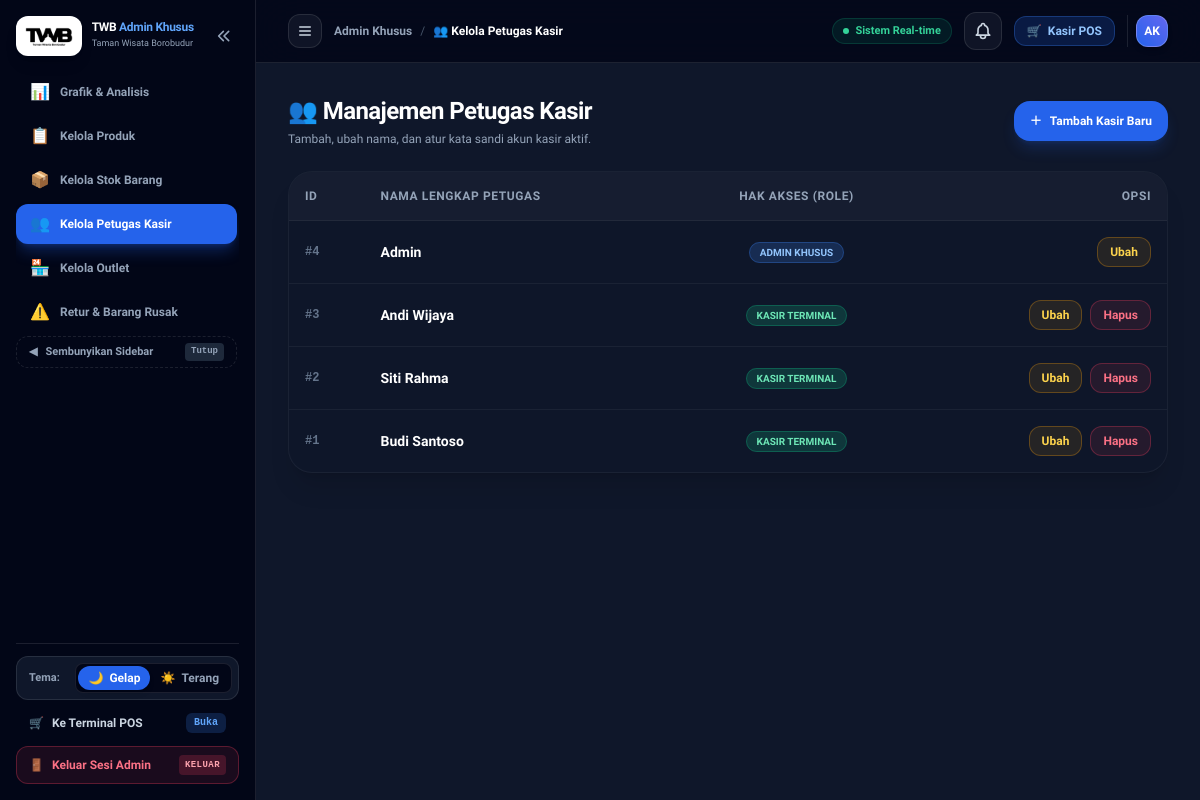
The app's page /dashboard.php?page=kasir (signed in) with its own data.
### tables this page shows
CREATE TABLE `kasir` (
  `id` int(11) NOT NULL AUTO_INCREMENT,
  `nama` varchar(100) NOT NULL,
  `password` varchar(255) NOT NULL DEFAULT 'kasir123',
  `role` varchar(20) NOT NULL DEFAULT 'kasir',
  PRIMARY KEY (`id`),
  UNIQUE KEY `idx_kasir_nama_role` (`nama`,`role`)
);

### views/dashboard/kasir.php (the view, shortened to what this page needs)
<?php
$kasirs = $conn->query("SELECT * FROM `kasir` ORDER BY `id` DESC");
?>
<div class="space-y-6">
    <div class="flex justify-between items-center">
        <div>
            <h2 class="text-2xl font-black text-white tracking-tight">👥 Manajemen Petugas Kasir</h2>
            <p class="text-xs text-slate-400 mt-1">Tambah, ubah nama, dan atur kata sandi akun kasir aktif.</p>
        </div>
        <button onclick="bukaModal('modal-add-kasir')" class="bg-blue-600 hover:bg-blue-500 text-white font-bold text-xs px-4 py-3 rounded-2xl shadow-lg shadow-blue-600/20 flex items-center gap-2 transition">
            <span>＋</span> <span>Tambah Kasir Baru</span>
        </button>
    </div>
    <div class="glass-card-dark rounded-3xl border border-white/5 overflow-hidden shadow-xl">
        <table class="w-full text-left text-xs">
            <thead>
                <tr class="bg-white/[0.03] text-slate-400 font-bold uppercase tracking-wider border-b border-white/5">
                    <th class="p-4">ID</th>
                    <th class="p-4">Nama Lengkap Petugas</th>
                    <th class="p-4 text-center">Hak Akses (Role)</th>
                    <th class="p-4 text-right">Opsi</th>
                </tr>
            </thead>
            <tbody class="divide-y divide-white/5 font-medium text-slate-300">
                <?php while ($k = $kasirs->fetch_assoc()): ?>
                <tr class="hover:bg-white/[0.02] transition">
                    <td class="p-4 font-mono font-bold text-slate-500">#<?= $k['id'] ?></td>
                    <td class="p-4 text-sm font-bold text-white"><?= htmlspecialchars($k['nama']) ?></td>
                    <td class="p-4 text-center">
                        <?php if (($k['role'] ?? '') === 'admin'): ?>
                            <span class="bg-blue-500/20 text-blue-300 border border-blue-500/30 px-2.5 py-1 rounded-full text-[10px] font-bold uppercase">Admin Khusus</span>
                        <?php else: ?>
                            <span class="bg-emerald-500/20 text-emerald-300 border border-emerald-500/30 px-2.5 py-1 rounded-full text-[10px] font-bold uppercase">Kasir Terminal</span>
                        <?php endif; ?>
                    </td>
                    <td class="p-4 text-right">
                        <div class="flex items-center justify-end gap-2">
                            <button onclick="bukaEditKasir(<?= $k['id'] ?>, '<?= htmlspecialchars($k['nama'], ENT_QUOTES) ?>')" class="bg-amber-500/10 hover:bg-amber-500/20 text-amber-300 border border-amber-500/30 px-3 py-1.5 rounded-xl font-bold transition">
                                Ubah
                            </button>
                            <?php if (($k['role'] ?? '') !== 'admin'): ?>
                            <form method="POST" class="inline" onsubmit="return confirmSubmitForm(event, this, { title: 'Hapus Petugas Kasir?', message: 'Apakah Anda yakin ingin menghapus petugas kasir <?= htmlspecialchars($k['nama'], ENT_QUOTES) ?>? Akun ini tidak akan dapat login lagi.', confirmText: 'Ya, Hapus Kasir', icon: '🗑️' })">
                                <button type="submit" class="bg-rose-500/10 hover:bg-rose-500/20 text-rose-400 border border-rose-500/30 px-3 py-1.5 rounded-xl font-bold transition">
                                    Hapus
                                </button>
                            </form>
                            <?php endif; ?>
                        </div>
                    </td>
                </tr>
                <?php endwhile; ?>
            </tbody>
        </table>
    </div>
</div>

### assets/css/glassmorphism.css (style rules this page uses)
:root { --glass-bg: rgba(255, 255, 255, 0.7); --glass-bg-dark: rgba(15, 23, 42, 0.75); --glass-border: rgba(255, 255, 255, 0.25); --glass-border-dark: rgba(255, 255, 255, 0.08); --glass-blur: blur(16px); --glass-blur-lg: blur(24px); --glass-shadow: 0 8px 32px 0 rgba(31, 38, 135, 0.07); --glass-shadow-lg: 0 12px 40px 0 rgba(0, 0, 0, 0.25); }
.glass-card-dark { background: var(--glass-bg-dark); backdrop-filter: var(--glass-blur); -webkit-backdrop-filter: var(--glass-blur); border: 1px solid var(--glass-border-dark); box-shadow: var(--glass-shadow-lg); }

### views/layouts/header.php (style rules this page uses)
body { font-family: 'Plus Jakarta Sans', sans-serif; }

### records on screen
kasir: id "4", nama "Admin", role "ADMIN KHUSUS"
kasir: id "3", nama "Andi Wijaya", role "KASIR TERMINAL"
kasir: id "2", nama "Siti Rahma", role "KASIR TERMINAL"
kasir: id "1", nama "Budi Santoso", role "KASIR TERMINAL"

### other values on screen
$currentPageTitle "👥 Kelola Petugas Kasir"
